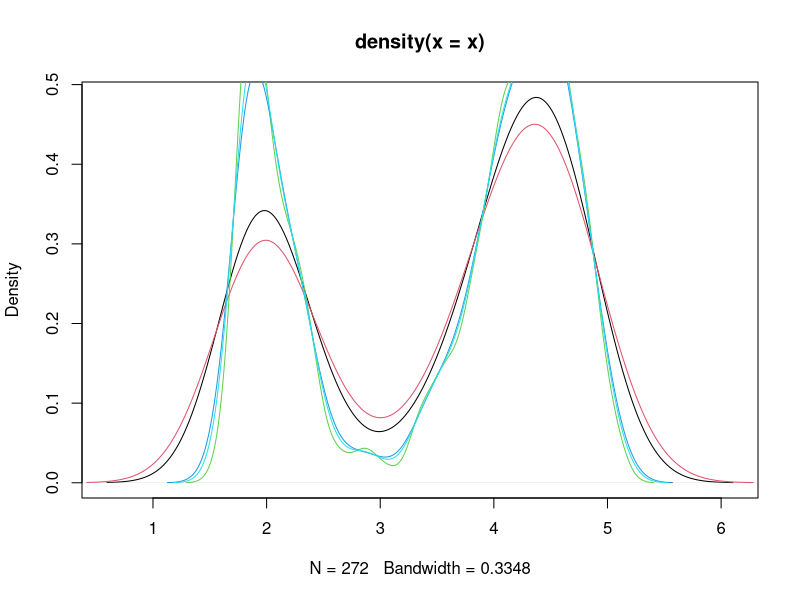
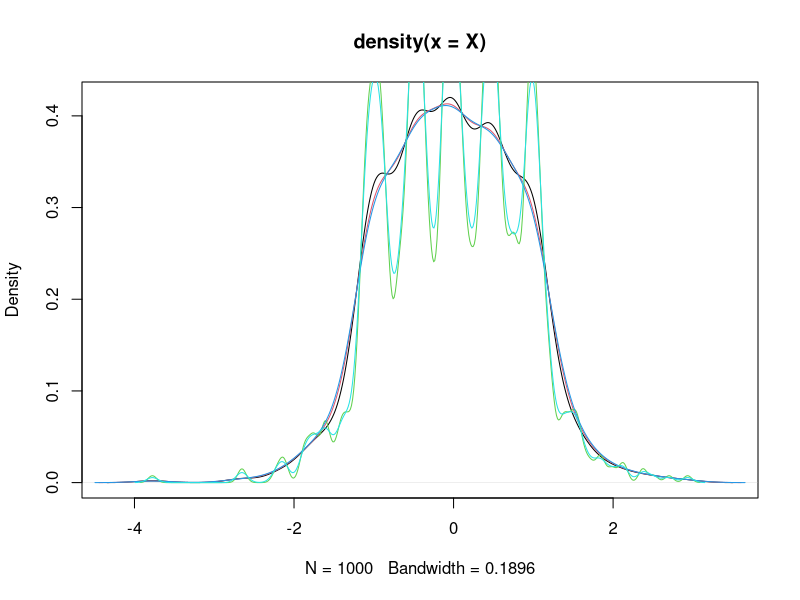
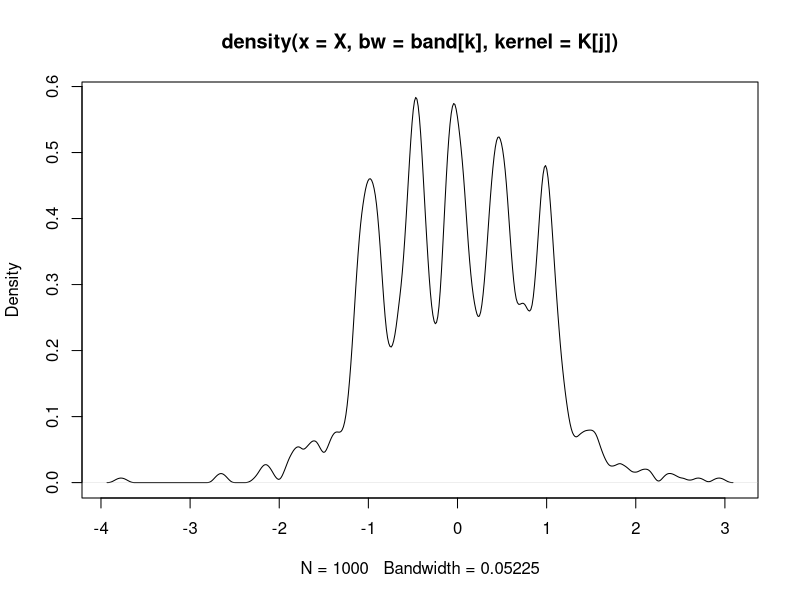
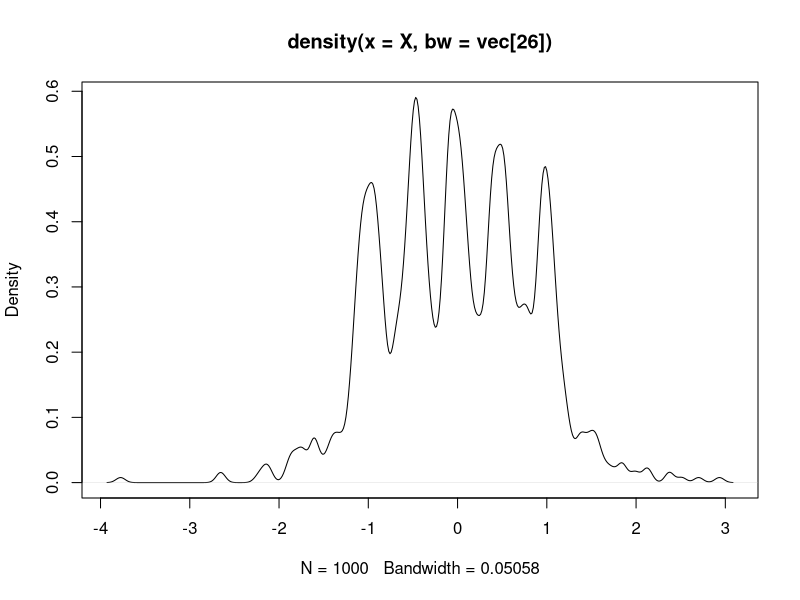

Write the R code that produced these figures, in order.
faithful 
x=faithful$eruptions 
x 
plot(density(x)) 
density(x)$bw 
band=c("nrd0", "nrd", "ucv", "bcv", "SJ") 
for (j in (2:5)){ 
  lines(density(x, bw=band[j]),col=j) 
  print(density(x, bw=band[j])$bw) 
} 

N=1000 
xi=sample(0:5,size=N,replace=TRUE, 
          prob = c(rep(0.1,5),0.5)) 
table(xi) 
m=c(-1,-1/2,0,1/2,1,0) 
s=c(rep(0.1,5),1) 
X=rep(0,N) 
for (j in (1:N)){ 
  X[j]=rnorm(1, mean=m[xi[j]+1], 
             sd=s[xi[j]+1]) 
} 
K=eval(formals(density.default)$kernel) 
plot(density(X)) 
for (j in (2:5)){ 
  #lines(density(X, kernel=K[j]), col=j) 
  lines(density(X, bw=band[j]),col=j) 
} 

p=function(x){ 
  y=dnorm(x)/2 
  for (j in (0:4)){ 
    y=y+dnorm(x,mean=m[j+1],sd=0.1)/10 
  } 
  return(y) 
} 

J=function(d){ 
  R=0 
  for (i in (1:length(d$x))){ 
    R=R+(p(d$x[i])-d$y[i])^2 
  } 
  return(R) 
} 

M=matrix(data=NA, nrow=7, ncol=5) 
for (j in (1:7)){ 
  for (k in (1:5)){ 
    M[j,k]=J(density(X, kernel=K[j], bw=band[k])) 
  } 
} 
which.min(M) 
M 
j=6 
k=3 
plot(density(X, kernel=K[j], bw=band[k])) 
density(X, kernel=K[j], bw=band[k])$bw 

vec=seq(from=0.0001, to=0.2, length=100) 
M2=rep(0,100) 
for (j in (1:100)){ 
  M2[j]=J(density(X, bw=vec[j])) 
} 
which.min(M2) 
plot(density(X, bw=vec[26]))
